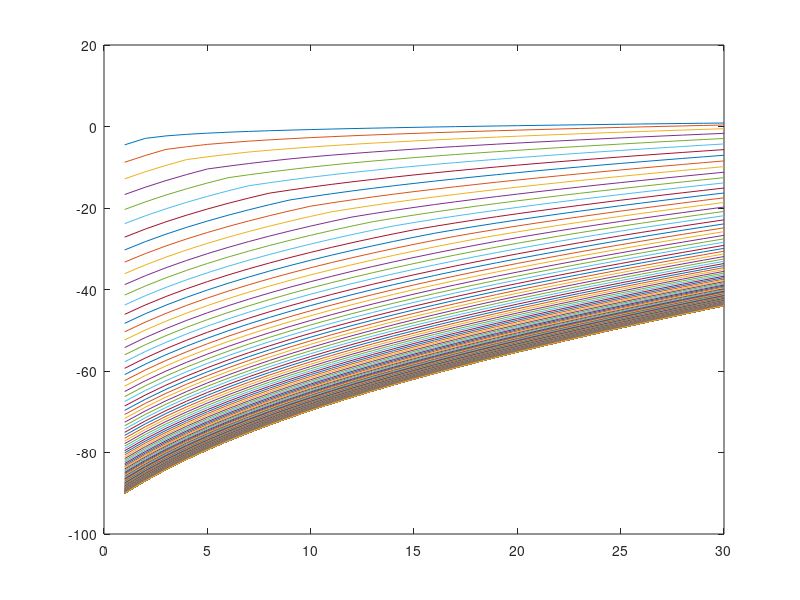

This figure's MATLAB source: (Note: this script raises an error after producing the figure.)
%% Solve the Consumption Savings Model using Value Function Iteration

clear
clc
close all
addpath('Functions')
%% 1. Define parameters

% Numerical parameters
mpar.nk   = 30;   % Number of points on the asset grid
mpar.nz   = 2;    % Number of points on the log-productivity grid
mpar.crit = 1e-5; % Numerical precision
mpar.maxk = 6;    % Maximimum assets
mpar.mink = -9/4;    % Minimum Assets (equal to Borrowing Limit)
disp('Numerical parameters')
disp(mpar) % Display numerical parameters
% Economic Parameters
par.r     = 4/90;% Real Rate
par.gamma = 1;    % Coeffcient of relative risk aversion
par.beta  = 0.95; % Discount factor
par.b     = mpar.mink; % Borrowing Limit
disp('Economic parameters')
disp(par) % Display economic parameters

%% 2. Generate grids, Meshes and Income
% attention logspace gives logspaced grid on a basis 10
% use exp(linspace(...)) instead
% make the adjustment to move the log-spaced grid to cover negative asset
% holdings, too.
gri.k   = exp(linspace(0,log(-mpar.mink+1),mpar.nk)) + mpar.mink - 1; %Define asset grid on log-linearspaced
prob.z  = [3/5, 2/5; 4/90,  86/90];
gri.z   = [1/9, 10/9];


%% 3. Define utility functions

if par.gamma ==1
    util     = @(c) log(c); % Utility
    mutil    = @(c) 1/c;  % Marginal utility
    invmutil = @(mu) 1/mu;% inverse marginal utility
else
    util     = @(c) c^(1-par.gamma)/(1-par.gamma); % Utility
    mutil    = @(c) c^(-par.gamma); % Marginal utility
    invmutil = @(mu) 1/mu; % inverse marginal utility
end


%% 4b. Value Function Iteration (on-grid)
% Meshes of capital and productivity
[meshes.kprime, meshes.k, meshes.z] = ndgrid(gri.k,gri.k,gri.z);
Y               = meshes.z + (1+par.r)*meshes.k; % Cash at hand (Labor income plus assets cum dividend)
tic % Start timer
V               = zeros(mpar.nk,mpar.nz); % Initialize Value Function
distVF_on       = 1; % Initialize Distance
iterVF          = 1; % Initialize Iteration count
Chat            = Y - meshes.kprime; % Consumption: Cash at hand minus investment
U               = util(Chat); % evaluate utility
U(Chat<=0)      = - 1.0e10;  % replace negative consumption utility by high negative value
while distVF_on(iterVF)>mpar.crit % Value Function iteration loop: until distance is smaller than crit.
    % Update Value Function using on-grid search
    EV              = V;           
    Vhat            = U + par.beta * repmat(reshape(EV,[mpar.nk,1,mpar.nz]), [1,mpar.nk,1]); 
    [Vaux,pol_ind]  = max(Vhat,[],1); % Optimize given cont' value
    Vnew            = squeeze(Vaux); 
    kprime_on       = squeeze(gri.k(pol_ind));
    dd              = max(abs(Vnew(:)-V(:))); % Calculate distance between old guess and update
    V               = Vnew; % Update Value Function
    iterVF          = iterVF+1; %Count iterations
    distVF_on(iterVF)  = dd;   % Save distance
    V_on       = reshape(V,[mpar.nk,mpar.nz]);
    plot(V_on(:,1)); hold on;
    pause;
end
V_on       = reshape(V,[mpar.nk,mpar.nz]);
time(1)    = toc; % Save Time used for VFI


%% 4b. Value Function Iteration (off-grid)
% Meshes of capital and productivity
[meshes.k,  meshes.z] = ndgrid(gri.k,gri.z);
Y = meshes.z + meshes.k*(1+par.r); % Cash at hand (Labor income plus assets cum dividend)
tic % Start timer
V    = zeros(mpar.nk,mpar.nz); % Initialize Value Function
distVF = 1; % Initialize Distance
iterVF = 1; % Initialize Iteration count
while distVF(iterVF)>mpar.crit % Value Function iteration loop: until distance is smaller than crit.
    % Update Value Function using off-grid search
    [Vnew,kprime] = VFI_update_spline(V,Y,util,par,mpar,gri,prob); % Optimize given cont' value
    dd            = max(abs(Vnew(:)-V(:))); % Calculate distance between old guess and update

    V             = Vnew; % Update Value Function
    iterVF        = iterVF+1; %Count iterations
    distVF(iterVF)= dd;   % Save distance
end
V      = reshape(V,[mpar.nk,mpar.nz]);
time(2)=toc; % Save Time used for VFI
%% 5. Plot Value and Policy Functions from VFI

figure(1)
plot(gri.k,V_on,'--') % Plot policy functions
hold on
plot(gri.k,V) % Plot policy functions
hold off
title('Value Function from VFI') % Title and legend of the graph
legend({'low productivity (on)','high productivity (on)','low productivity (off)','high productivity (off)'},'Location','northwest')
xlabel('assets')



figure(2)
plot(gri.k,kprime_on,'--') % Plot policy functions
hold on
plot(gri.k,kprime) % Plot policy functions
plot(gri.k,gri.k,'k--') % Add 45° line
hold off
title('Policy Function from VFI') % Title and legend of the graph
legend({'low productivity (on)','high productivity (on)','low productivity (off)','high productivity (off)','45 degree'},'Location','northwest')
xlabel('assets')
ylabel('saving')
%% 6. Display time and convergence stats
figure(3)
disp('Time for solution')
disp(['off grid: ', num2str(time(1))])
disp(['on  grid: ', num2str(time(2))])

semilogy(distVF_on(2:end))
hold on
semilogy(distVF(2:end))
hold off
title('distance after iterations')
legend({'on grid', 'off grid'})




